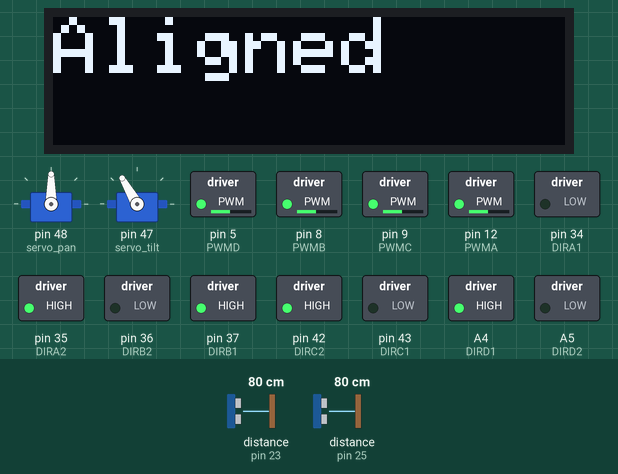
Recording of a sketch running on a simulated Arduino Mega 2560, built with avr-gcc and run on an emulated ATmega2560. Parts: 2 × servo, 128×32 one-colour display, switched loads named in the sketch (green lamp = pin HIGH). Wiring (inferred from the names in the program): 2 × ultrasonic range finder: trigger pin 22, echo pin 23 / trigger pin 24, echo pin 25. The test bench sets the inputs (shaded band); at power-on: distance to the obstacle (sensors on pin 23, pin 25) 80 cm. The echo pulse lasts 58.3 µs per cm; pins used as bus, display or sensor lines are not drawn; what the sketch prints to the serial monitor is not drawn.

Above: at 1.2 s.
1.3 s: distance to the obstacle (sensor on pin 23) set to 74 cm
At 1.8 s:
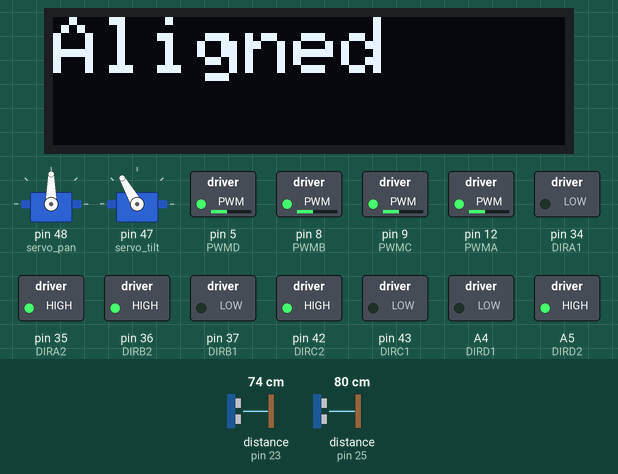
2.8 s: distance to the obstacle (sensor on pin 25) set to 75 cm
At 3.9 s:
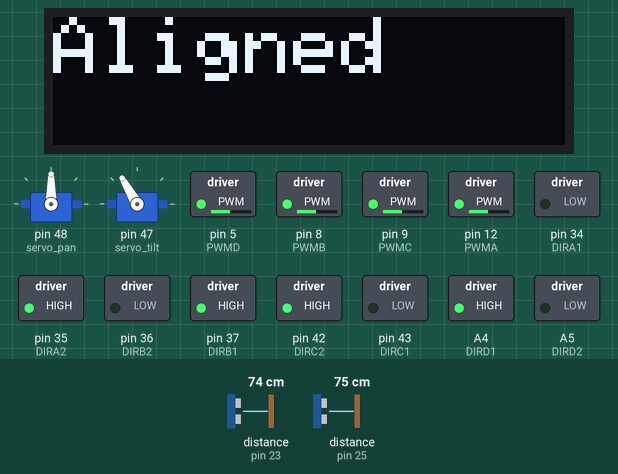
4.3 s: distance to the obstacle (sensor on pin 23) set to 66 cm
At 5.2 s:
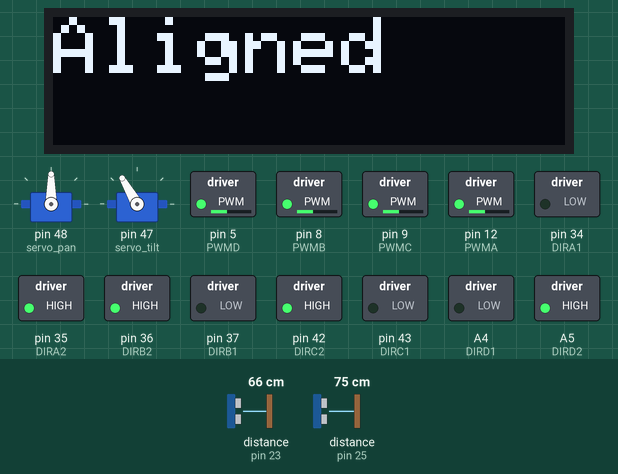
5.8 s: distance to the obstacle (sensor on pin 25) set to 2 cm
At 6.5 s:
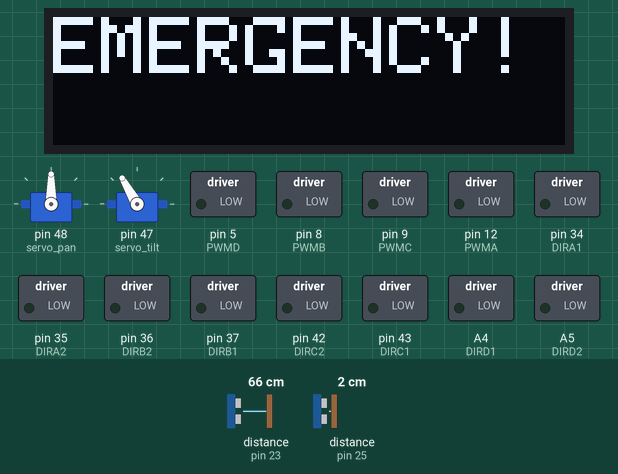
Timing chart, 0 to 8.3 s (numbered marks = the images above; inputs shaded):
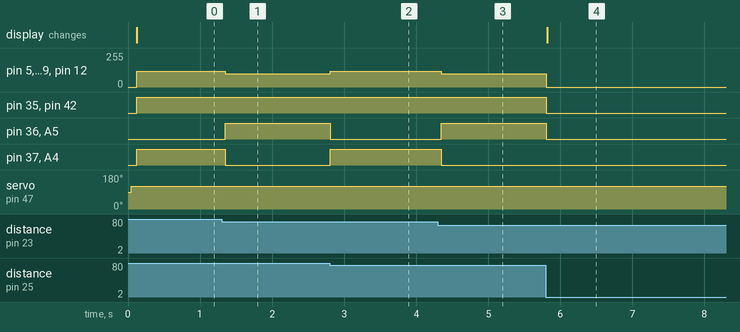

Measured:
- the behaviour switches between 77 and 76 cm on distance to the obstacle (sensor on pin 23) (found by bisection; images 0 and 1)
- the behaviour switches between 78 and 77 cm on distance to the obstacle (sensor on pin 25) (found by bisection; images 1 and 2)
- the behaviour switches between 72 and 71 cm on distance to the obstacle (sensor on pin 23) (found by bisection; images 2 and 3)
- after the input at 1.3 s, pin 5 (PWMD), pin 8 (PWMB), pin 9 (PWMC), pin 12 (PWMA): 120/255 → 100/255 after 0.05 s; pin 36 (DIRB2), A5 (DIRD2): LOW → HIGH after 0.05 s; pin 37 (DIRB1), A4 (DIRD1): HIGH → LOW after 0.05 s
- after the input at 2.8 s, pin 5 (PWMD), pin 8 (PWMB), pin 9 (PWMC), pin 12 (PWMA): 100/255 → 120/255 at once; pin 36 (DIRB2), A5 (DIRD2): HIGH → LOW at once; pin 37 (DIRB1), A4 (DIRD1): LOW → HIGH at once
- after the input at 4.3 s, pin 5 (PWMD), pin 8 (PWMB), pin 9 (PWMC), pin 12 (PWMA): 120/255 → 100/255 after 0.05 s; pin 36 (DIRB2), A5 (DIRD2): LOW → HIGH after 0.05 s; pin 37 (DIRB1), A4 (DIRD1): HIGH → LOW after 0.05 s
- after the input at 5.8 s, pin 5 (PWMD), pin 8 (PWMB), pin 9 (PWMC), pin 12 (PWMA): 100/255 → 0/255 at once; pin 35 (DIRA2), pin 36 (DIRB2), pin 42 (DIRC2), A5 (DIRD2): HIGH → LOW at once; the display: changes at once (image 4)

The sketch:

ultrasonic.ino
```cpp
/*
 * autopark_ultrasonic_only.ino
 * 最小可用版：仅用两个 HC-SR04，假设上电时已正对目标墙。
 * 行为：对齐(|dL-dR|<=ALIGN_EPS_CM) -> 慢速到 8±1 cm -> 停车；任一侧<MIN_SAFE_CM 紧急刹停。
 * 说明：沿用你 reference 的电机引脚与宏风格；analogWrite 统一 0~255。
 */

 #include <Arduino.h>
 #include <Wire.h>
 #include <SPI.h>
 #include <Adafruit_GFX.h>
 #include <Adafruit_SSD1306.h>
 #include <Servo.h>

 /* ---------------- OLED ---------------- */
 #define SCREEN_WIDTH 128
 #define SCREEN_HEIGHT 32
 #define OLED_RESET 28
 Adafruit_SSD1306 display(SCREEN_WIDTH, SCREEN_HEIGHT, &Wire, OLED_RESET);

 /* ---------------- 舵机（云台）---------------- */
 Servo servo_pan, servo_tilt;
 int pan = 90, tilt = 120;
 const int servo_min = 20, servo_max = 160;

 /* ---------------- 电机引脚 & 宏（与 reference 对齐）---------------- */
 // PWM
 #define PWMA 12
 #define PWMB 8
 #define PWMC 9
 #define PWMD 5
 // 方向
 #define DIRA1 34
 #define DIRA2 35
 #define DIRB1 37
 #define DIRB2 36
 #define DIRC1 43
 #define DIRC2 42
 #define DIRD1 A4
 #define DIRD2 A5

 // 统一 PWM（0~255）
 int Motor_PWM = 160;

 // A 电机
 #define MOTORA_FORWARD(pwm)  do{digitalWrite(DIRA1,LOW);  digitalWrite(DIRA2,HIGH); analogWrite(PWMA,Motor_PWM);}while(0)
 #define MOTORA_BACKOFF(pwm)  do{digitalWrite(DIRA1,HIGH); digitalWrite(DIRA2,LOW);  analogWrite(PWMA,Motor_PWM);}while(0)
 #define MOTORA_STOP(x)       do{digitalWrite(DIRA1,LOW);  digitalWrite(DIRA2,LOW);  analogWrite(PWMA,0);}while(0)
 // B 电机
 #define MOTORB_FORWARD(pwm)  do{digitalWrite(DIRB1,LOW);  digitalWrite(DIRB2,HIGH); analogWrite(PWMB,Motor_PWM);}while(0)
 #define MOTORB_BACKOFF(pwm)  do{digitalWrite(DIRB1,HIGH); digitalWrite(DIRB2,LOW);  analogWrite(PWMB,Motor_PWM);}while(0)
 #define MOTORB_STOP(x)       do{digitalWrite(DIRB1,LOW);  digitalWrite(DIRB2,LOW);  analogWrite(PWMB,0);}while(0)
 // C 电机
 #define MOTORC_FORWARD(pwm)  do{digitalWrite(DIRC1,LOW);  digitalWrite(DIRC2,HIGH); analogWrite(PWMC,Motor_PWM);}while(0)
 #define MOTORC_BACKOFF(pwm)  do{digitalWrite(DIRC1,HIGH); digitalWrite(DIRC2,LOW);  analogWrite(PWMC,Motor_PWM);}while(0)
 #define MOTORC_STOP(x)       do{digitalWrite(DIRC1,LOW);  digitalWrite(DIRC2,LOW);  analogWrite(PWMC,0);}while(0)
 // D 电机
 #define MOTORD_FORWARD(pwm)  do{digitalWrite(DIRD1,LOW);  digitalWrite(DIRD2,HIGH); analogWrite(PWMD,Motor_PWM);}while(0)
 #define MOTORD_BACKOFF(pwm)  do{digitalWrite(DIRD1,HIGH); digitalWrite(DIRD2,LOW);  analogWrite(PWMD,Motor_PWM);}while(0)
 #define MOTORD_STOP(x)       do{digitalWrite(DIRD1,LOW);  digitalWrite(DIRD2,LOW);  analogWrite(PWMD,0);}while(0)

 // 动作组合（与 reference 语义一致）
 void ADVANCE(){           // 前进
   MOTORA_FORWARD(Motor_PWM); MOTORB_BACKOFF(Motor_PWM);
   MOTORC_FORWARD(Motor_PWM); MOTORD_BACKOFF(Motor_PWM);
 }
 void BACK(){              // 后退
   MOTORA_BACKOFF(Motor_PWM); MOTORB_FORWARD(Motor_PWM);
   MOTORC_BACKOFF(Motor_PWM); MOTORD_FORWARD(Motor_PWM);
 }
 void rotate_1(){          // 原地旋（方向与 reference 保持）
   MOTORA_BACKOFF(Motor_PWM); MOTORB_BACKOFF(Motor_PWM);
   MOTORC_BACKOFF(Motor_PWM); MOTORD_BACKOFF(Motor_PWM);
 }
 void rotate_2(){          // 原地反向旋
   MOTORA_FORWARD(Motor_PWM); MOTORB_FORWARD(Motor_PWM);
   MOTORC_FORWARD(Motor_PWM); MOTORD_FORWARD(Motor_PWM);
 }
 void STOP_ALL(){ MOTORA_STOP(0); MOTORB_STOP(0); MOTORC_STOP(0); MOTORD_STOP(0); }

 /* ---------------- 两个 HC-SR04 ---------------- */
 #define ULTRA_L_TRIG 22
 #define ULTRA_L_ECHO 23
 #define ULTRA_R_TRIG 24
 #define ULTRA_R_ECHO 25

 // 距离阈值（cm）
 #define TARGET_DIST_CM   8
 #define TARGET_EPS_CM    1
 #define ALIGN_EPS_CM     1.5
 #define MIN_SAFE_CM      7
 #define MAX_VALID_CM     200

 // 速度（0~255）
 #define SPD_FAST 180
 #define SPD_SLOW 120
 #define SPD_TURN 100

 // 读取超声
 long readUltrasonicCM(uint8_t trig, uint8_t echo){
   digitalWrite(trig, LOW);  delayMicroseconds(2);
   digitalWrite(trig, HIGH); delayMicroseconds(10);
   digitalWrite(trig, LOW);
   unsigned long dur = pulseIn(echo, HIGH, 30000UL); // 30ms 超时
   if (dur == 0) return -1;
   return (long)(dur / 58); // us/58 ≈ cm
 }
 // 三次取中值
 long smoothUltraCM(uint8_t trig, uint8_t echo){
   const int N=3; long v[N];
   for(int i=0;i<N;i++){ v[i]=readUltrasonicCM(trig,echo); if(v[i]<0) return -1; }
   for(int i=0;i<N-1;i++) for(int j=i+1;j<N;j++) if(v[j]<v[i]){ long t=v[i]; v[i]=v[j]; v[j]=t; }
   return v[1];
 }

 /* ---------------- 动作封装 ---------------- */
 inline void driveStop(){ STOP_ALL(); }
 inline void driveForwardFast(){ Motor_PWM = SPD_FAST; ADVANCE(); }
 inline void driveForwardSlow(){ Motor_PWM = SPD_SLOW; ADVANCE(); }
 inline void driveBackwardSlow(){ Motor_PWM = SPD_SLOW; BACK(); }
 inline void turnLeft(){ Motor_PWM = SPD_TURN; rotate_2(); }   // 如方向相反，与 turnRight 互换
 inline void turnRight(){ Motor_PWM = SPD_TURN; rotate_1(); }

 /* ---------------- 状态机 ---------------- */
 enum State { IDLE, ALIGN_WALL, PARK_8CM, DONE, FAIL };
 State state = IDLE;

 unsigned long lastTick = 0;
 unsigned long lastTelemetry = 0;

 /* ---------------- setup ---------------- */
 void setup(){
   Serial.begin(115200);

   // 电机引脚
   pinMode(PWMA,OUTPUT); pinMode(PWMB,OUTPUT);
   pinMode(PWMC,OUTPUT); pinMode(PWMD,OUTPUT);
   pinMode(DIRA1,OUTPUT); pinMode(DIRA2,OUTPUT);
   pinMode(DIRB1,OUTPUT); pinMode(DIRB2,OUTPUT);
   pinMode(DIRC1,OUTPUT); pinMode(DIRC2,OUTPUT);
   pinMode(DIRD1,OUTPUT); pinMode(DIRD2,OUTPUT);
   driveStop();

   // 舵机（与 reference 一致：48/47）
   servo_pan.attach(48);
   servo_tilt.attach(47);

   // OLED
   if (!display.begin(SSD1306_SWITCHCAPVCC, 0x3C)) {
     // OLED 失败也不阻止运行
   }
   display.clearDisplay();
   display.setTextSize(2);
   display.setTextColor(SSD1306_WHITE);
   display.setCursor(0,0);
   display.println("US Park v1");
   display.display();

   // 超声引脚
   pinMode(ULTRA_L_TRIG, OUTPUT); pinMode(ULTRA_L_ECHO, INPUT);
   pinMode(ULTRA_R_TRIG, OUTPUT); pinMode(ULTRA_R_ECHO, INPUT);

   state = ALIGN_WALL; // 上电即开始：先对齐再停车
 }

 /* ---------------- loop ---------------- */
 void loop(){
   // ~66Hz 调度
   if (millis() - lastTick >= 15){
     lastTick += 15;

     // 云台保持限幅（可选）
     pan  = constrain(pan, servo_min, servo_max);
     tilt = constrain(tilt, servo_min, servo_max);
     servo_pan.write(pan);
     servo_tilt.write(tilt);

     // 读超声
     long dL = smoothUltraCM(ULTRA_L_TRIG, ULTRA_L_ECHO);
     long dR = smoothUltraCM(ULTRA_R_TRIG, ULTRA_R_ECHO);
     bool Lok = (dL>0 && dL<MAX_VALID_CM);
     bool Rok = (dR>0 && dR<MAX_VALID_CM);

     // 安全急停
     if ((Lok && dL<MIN_SAFE_CM) || (Rok && dR<MIN_SAFE_CM)){
       driveStop(); state = FAIL;
     }

     // 串口遥测（~10Hz）
     if (millis() - lastTelemetry > 100){
       lastTelemetry = millis();
       Serial.print("STATE,"); Serial.print(state);
       Serial.print(", UL,"); Serial.print(dL);
       Serial.print(", UR,"); Serial.print(dR);
       Serial.println();
     }

     switch(state){
       case IDLE:
         driveStop();
         break;

       case ALIGN_WALL: {
         // 需要双侧同时有效才推进；否则原地慢转找回双侧有效
         if (!(Lok && Rok)){
           // 小角速度旋转，直到双侧都有效
           turnLeft();
           break;
         }
         float diff = (float)dL - (float)dR; // 正=左更远->右转
         if (fabs(diff) <= ALIGN_EPS_CM){
           driveStop();
           state = PARK_8CM;
           display.clearDisplay(); display.setCursor(0,0);
           display.println("Aligned"); display.display();
         }else{
           if (diff > 0) turnRight(); else turnLeft();
         }
       } break;

       case PARK_8CM: {
         if (!(Lok && Rok)){ // 丢测则回对齐阶段
           driveStop(); state = ALIGN_WALL; break;
         }
         float avg  = 0.5f * (dL + dR);
         float diff = fabs((float)dL - (float)dR);

         // 若走偏，先纠姿再走
         if (diff > ALIGN_EPS_CM * 2.0f){
           if (dL > dR) turnRight(); else turnLeft();
           break;
         }

         if (avg > TARGET_DIST_CM + TARGET_EPS_CM){
           driveForwardSlow();
         }else if (avg < TARGET_DIST_CM - TARGET_EPS_CM){
           driveBackwardSlow(); // 轻微倒回
         }else{
           driveStop(); state = DONE;
           display.clearDisplay(); display.setCursor(0,0);
           display.println("PARKED 8cm"); display.display();
         }
       } break;

       case DONE:
         driveStop();
         break;

       case FAIL:
         driveStop();
         display.clearDisplay(); display.setCursor(0,0);
         display.println("EMERGENCY!"); display.display();
         break;
     }
   }
 }
 
```
